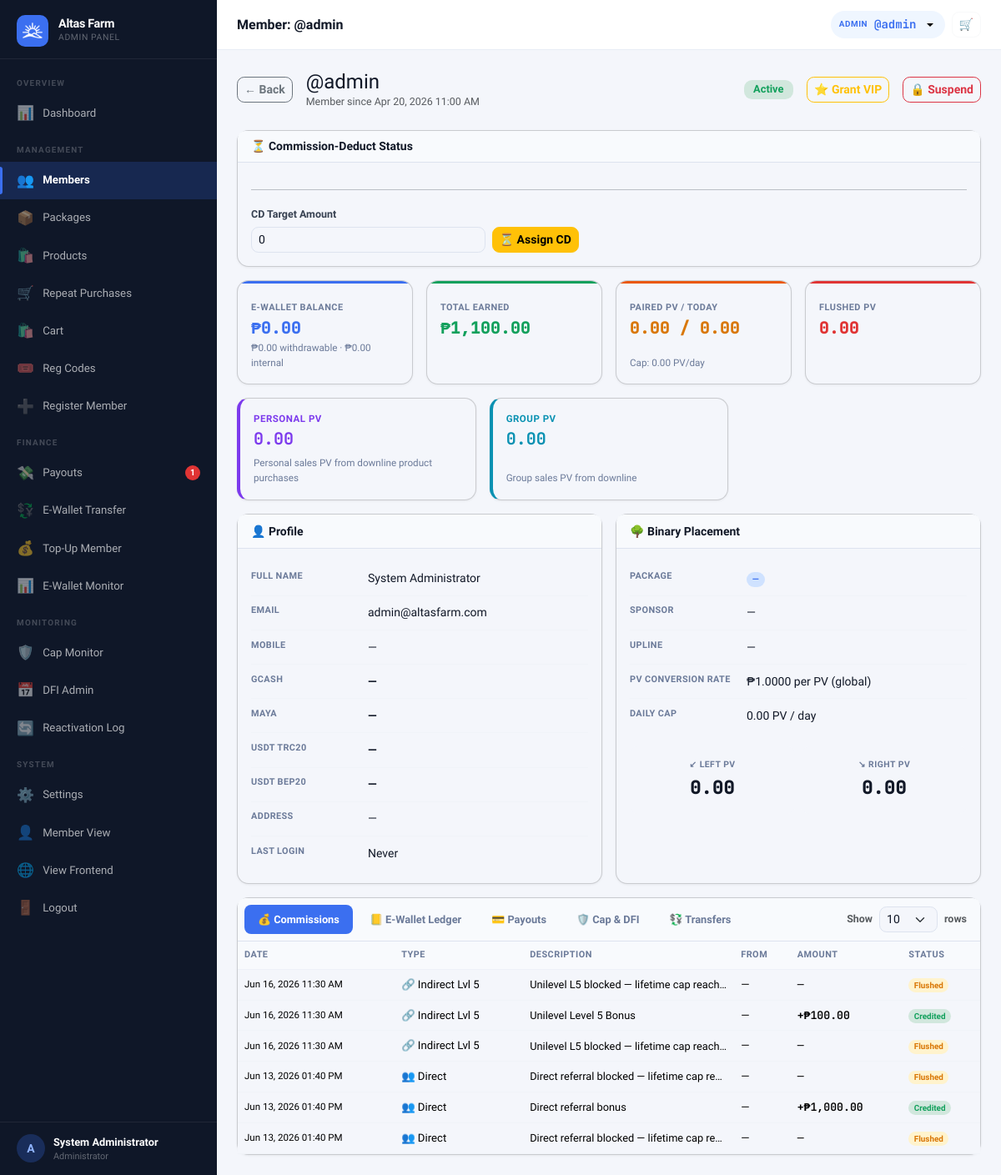
Page /?page=admin_user_view&id=1 (signed in) on the earlier database version.
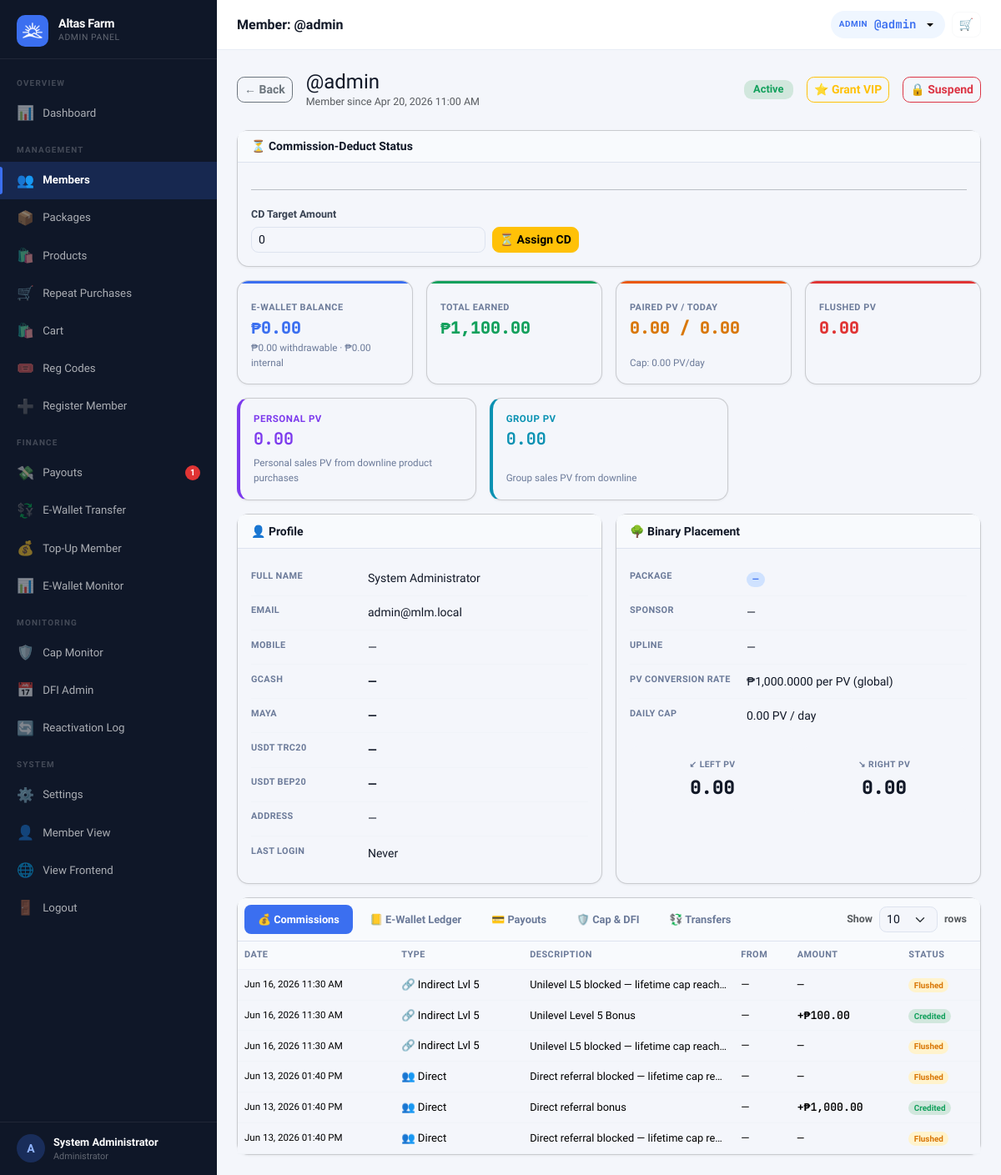
Same page on the later database version.
### tables this page shows
CREATE TABLE users (
  id                INT UNSIGNED AUTO_INCREMENT PRIMARY KEY,
  username          VARCHAR(40)  NOT NULL UNIQUE,
  password_hash     VARCHAR(255) NOT NULL,
  role              ENUM('member','admin') NOT NULL DEFAULT 'member',
  package_id        INT UNSIGNED NULL,
  reg_code_id           INT UNSIGNED NULL,
  reg_payment_method    ENUM('code','ewallet','pending') NOT NULL DEFAULT 'code',
  reg_paid_by           INT UNSIGNED NULL,

   
  sponsor_id        INT UNSIGNED NULL,
  binary_parent_id  INT UNSIGNED NULL,
  binary_position   ENUM('left','right') NULL,

   
  left_count        INT UNSIGNED NOT NULL DEFAULT 0,
  right_count       INT UNSIGNED NOT NULL DEFAULT 0,
  pairs_paid        INT UNSIGNED NOT NULL DEFAULT 0,
  pairs_flushed     INT UNSIGNED NOT NULL DEFAULT 0,
  pairs_paid_today  INT UNSIGNED NOT NULL DEFAULT 0,   

   
  left_pv           DECIMAL(14,2) NOT NULL DEFAULT 0.00 COMMENT 'Accumulated PV on left binary leg',
  right_pv          DECIMAL(14,2) NOT NULL DEFAULT 0.00 COMMENT 'Accumulated PV on right binary leg',
  paired_pv         DECIMAL(14,2) NOT NULL DEFAULT 0.00 COMMENT 'Total paired PV lifetime',
  paired_pv_today   DECIMAL(14,2) NOT NULL DEFAULT 0.00 COMMENT 'Paired PV today (reset by midnight cron)',
  flushed_pv        DECIMAL(14,2) NOT NULL DEFAULT 0.00 COMMENT 'PV flushed in binary pairing',
  personal_pv       DECIMAL(14,2) NOT NULL DEFAULT 0.00 COMMENT 'Personal sales PV from downline product purchases',
  group_pv          DECIMAL(14,2) NOT NULL DEFAULT 0.00 COMMENT 'Group sales PV from downline',

   
  lifetime_earned       DECIMAL(14,2) NOT NULL DEFAULT 0.00,
  cap_status            ENUM('active','capped','perminact') NOT NULL DEFAULT 'active',
  capping_bypass        TINYINT(1)   NOT NULL DEFAULT 0,
  daily_cap_bypass      TINYINT(1)   NOT NULL DEFAULT 0,
  capped_at             TIMESTAMP NULL,
  last_reactivation_at  TIMESTAMP NULL,
  dfi_days_used         INT UNSIGNED NOT NULL DEFAULT 0,
  dfi_active            TINYINT(1)   NOT NULL DEFAULT 1,
  cd_active             TINYINT(1)   NOT NULL DEFAULT 0,
  ewallet_sent_today      DECIMAL(12,2) NOT NULL DEFAULT 0.00,
  ewallet_sent_this_week  DECIMAL(12,2) NOT NULL DEFAULT 0.00,

   
  full_name         VARCHAR(120) NULL,
  email             VARCHAR(120) NULL,
  mobile            VARCHAR(20)  NULL,
  gcash_number       VARCHAR(20)  NULL,
  maya_number        VARCHAR(20)  NULL,
  usdt_trc20_address VARCHAR(100) NULL,
  usdt_bep20_address VARCHAR(100) NULL,
  address            TEXT         NULL,
  photo             VARCHAR(200) NULL,

  ewallet_balance       DECIMAL(14,2) NOT NULL DEFAULT 0.00,
  withdrawable_balance  DECIMAL(14,2) NOT NULL DEFAULT 0.00,
  status                ENUM('active','suspended','pending') NOT NULL DEFAULT 'active',
  joined_at         TIMESTAMP DEFAULT CURRENT_TIMESTAMP,
  last_login        TIMESTAMP NULL,

  FOREIGN KEY (sponsor_id)       REFERENCES users(id) ON DELETE SET NULL,
  FOREIGN KEY (binary_parent_id) REFERENCES users(id) ON DELETE SET NULL,
  FOREIGN KEY (package_id)       REFERENCES packages(id) ON DELETE SET NULL
);

### views/admin/user_view.php (the view, shortened to what the changed rows need)
<?php $pageTitle = 'Member: @' . $user['username']; ?>
<?php require 'views/partials/head.php'; ?>
<?php require 'views/partials/sidebar_admin.php'; ?>
<div class="main-content">
  <?php require 'views/partials/topbar.php'; ?>
  <div class="page-content">
    <div class="d-flex align-items-center gap-3 mb-4 flex-wrap">
      <a href="<?= APP_URL ?>/?page=admin_users" class="btn btn-outline-secondary btn-sm">← Back</a>
      <div class="flex-grow-1">
        <h4 class="mb-0 fw-800">@<?= e($user['username']) ?></h4>
        <p class="text-muted mb-0" style="font-size:.78rem;">Member since <?= fmt_datetime($user['joined_at']) ?></p>
      </div>
      <?php $b = $user['status'] === 'active' ? 'bg-success-subtle text-success' : 'bg-danger-subtle text-danger'; ?>
      <span class="badge <?= $b ?>" style="font-size:.8rem;padding:.4em .9em;"><?= ucfirst($user['status']) ?></span>
      <form method="POST" action="<?= APP_URL ?>/?page=admin_toggle_vip" class="m-0">
        <?php if ($user['capping_bypass']): ?>
          <button type="button" class="btn btn-sm btn-warning"
            onclick="showConfirm({title:'Remove VIP Privilege',message:'Remove VIP status from <strong>@<?= e($user['username']) ?></strong>? Capping will apply normally.',confirmText:'Remove VIP',confirmClass:'btn-warning',onConfirm:()=>this.closest('form').submit()})">
            🏆 VIP
          </button>
        <?php elseif ($user['cap_status'] === 'active'): ?>
          <button type="button" class="btn btn-sm btn-outline-warning"
            onclick="showConfirm({title:'Grant VIP Privilege',message:'Grant <strong>@<?= e($user['username']) ?></strong> unlimited lifetime earnings (bypass cap)?',confirmText:'Grant VIP',confirmClass:'btn-warning',onConfirm:()=>this.closest('form').submit()})">
          </button>
        <?php else: ?>
          <button type="button" class="btn btn-sm btn-outline-secondary" disabled title="Only active members can receive VIP">
            ⭐ Grant VIP
          </button>
        <?php endif; ?>
      </form>
      <form method="POST" action="<?= APP_URL ?>/?page=admin_toggle_user" class="m-0">
        <?php $isSuspend = $user['status'] === 'active'; ?>
        <button type="button" class="btn btn-sm <?= $isSuspend ? 'btn-outline-danger' : 'btn-outline-success' ?>"
          onclick="showConfirm({title:'<?= $isSuspend ? 'Suspend' : 'Activate' ?> Member',message:'<?= $isSuspend ? 'Suspend' : 'Activate' ?> <strong>@<?= e($user['username']) ?></strong>?',confirmText:'<?= $isSuspend ? 'Suspend' : 'Activate' ?>',confirmClass:'<?= $isSuspend ? 'btn-danger' : 'btn-success' ?>',onConfirm:()=>this.closest(\'form\').submit()})">
        </button>
      </form>
    </div>
      <?php foreach (
        [
          ['E-Wallet Balance', fmt_money($user['ewallet_balance']),              'primary', 'primary',
           fmt_money((float)($user['withdrawable_balance'] ?? 0)) . ' withdrawable · ' . fmt_money(max(0, (float)$user['ewallet_balance'] - (float)($user['withdrawable_balance'] ?? 0))) . ' internal'],
          ['Total Earned',     fmt_money($summary['total_earned']),              'success', 'success'],
          ...(setting('binary_enabled', '1') === '1' ? [
            ['Paired PV / Today', number_format($pairingStatus['paired_pv'], 2) . ' / ' . number_format($pairingStatus['paired_pv_today'], 2), 'orange', 'warning'],
            ['Flushed PV',    number_format($pairingStatus['flushed_pv'], 2),   'danger', 'danger'],
          ] : []),
        ] as $card
      ): ?>
        <?php [$label, $val, $accent, $color] = $card; $subText = $card[4] ?? null; ?>
        <div class="col-6 col-xl-3">
          <div class="card stat-card h-100">
            <div class="stat-accent stat-accent-<?= $accent ?>"></div>
            <div class="card-body pt-4 d-flex flex-column">
              <div>
                <div class="stat-label"><?= $label ?></div>
                <div class="stat-value text-<?= $color ?>" style="font-size:1.25rem;"><?= $val ?></div>
              </div>
              <div class="mt-auto">
                <?php if ($subText): ?><div class="stat-sub"><?= $subText ?></div><?php endif; ?>
                <?php if (setting('binary_enabled', '1') && str_starts_with($label, 'Paired PV')): ?><div class="stat-sub">Cap: <?= number_format($pairingStatus['daily_pair_pv_cap'], 2) ?> PV/day</div><?php endif; ?>
              </div>
            </div>
          </div>
        </div>
      <?php endforeach; ?>
    <div class="row g-3 mb-3">
      <div class="col-12 col-md-6">
        <div class="card h-100">
          <div class="card-body">
            <table class="info-table">
              <tr>
                <td>Full Name</td>
                <td><?= e($user['full_name'] ?? '—') ?></td>
              </tr>
              <tr>
                <td>Email</td>
                <td><?= e($user['email'] ?? '—') ?></td>
              </tr>
              <tr>
                <td>Mobile</td>
                <td><?= e($user['mobile'] ?? '—') ?></td>
              </tr>
              <tr>
                <td><strong><?= e($user['gcash_number'] ?? '—') ?></strong></td>
              </tr>
              <tr>
                <td><strong><?= e($user['maya_number'] ?? '—') ?></strong></td>
              </tr>
              <tr>
                <td><strong><?= e($user['usdt_trc20_address'] ?? '—') ?></strong></td>
              </tr>
              <tr>
                <td><strong><?= e($user['usdt_bep20_address'] ?? '—') ?></strong></td>
              </tr>
              <tr>
                <td>Address</td>
                <td><?= e($user['address'] ?? '—') ?></td>
              </tr>
            </table>
          </div>
        </div>
      </div>
      <div class="col-12 col-md-6">
        <div class="card h-100">
          <div class="card-body">
            <table class="info-table">
              <?php if (setting('binary_enabled', '1') === '1'): ?>
              <tr>
                <td>Upline</td>
                <td><?= ($user['binary_parent_username'] ?? null) ? '@' . e($user['binary_parent_username']) . ' (' . $user['binary_position'] . ')' : '—' ?></td>
              </tr>
              <tr>
                <td>PV Conversion Rate</td>
                <td>₱<?= number_format((float)setting('pv_per_peso_rate', '1.0000'), 4) ?> per PV (global)</td>
              </tr>
              <?php endif; ?>
            </table>
            <div class="row g-2 mt-2">
              <div class="col-6">
                <div class="leg-box text-center">
                  <div class="leg-label">↙ Left PV</div>
                  <div class="leg-count"><?= number_format((float)$user['left_pv'], 2) ?></div>
                </div>
              </div>
              <div class="col-6">
                <div class="leg-box text-center">
                  <div class="leg-label">↘ Right PV</div>
                  <div class="leg-count"><?= number_format((float)$user['right_pv'], 2) ?></div>
                </div>
              </div>
            </div>
          </div>
        </div>
      </div>
    </div>
    <?php $tab = $_GET['tab'] ?? 'commissions'; ?>
    <div class="card">
      <?php if ($tab === 'commissions'): ?>
        <div class="table-responsive">
          <table class="table table-hover mb-0">
            <thead>
              <tr>
                <th>Date</th>
                <th>Type</th>
                <th>Description</th>
                <th>From</th>
                <th>Amount</th>
                <th>Status</th>
              </tr>
            </thead>
          </table>
        </div>
      <?php endif; ?>
    </div>
  </div>
</div>
<?php require 'views/partials/footer.php'; ?>

### views/partials/sidebar_admin.php (shortened to what the changed rows need)
<?php
$cp = current_page();
$user = Auth::user();
$initial = strtoupper(substr($user['username'] ?? 'A', 0, 1));
$pendingPayouts = (int)db()->query("SELECT COUNT(*) FROM payout_requests WHERE status='pending'")->fetchColumn();
$pendingMembers = (int)db()->query("SELECT COUNT(*) FROM users WHERE role='member' AND status='pending'")->fetchColumn();
function renderAdminNav($cp, $user, $initial, $pendingPayouts, $pendingMembers)
{ ?>
      <div class="brand-name"><?= e(setting('site_name', APP_NAME)) ?></div>
    <?php if (setting('dfi_enabled', '1') === '1'): ?>
    <a href="<?= APP_URL ?>/?page=admin_dfi" class="nav-item-link <?= $cp === 'admin_dfi' ? 'active' : '' ?>">
      <span class="nav-icon">📅</span> DFI Admin
    </a>
    <?php endif; ?>
  <div class="sidebar-footer">
    <div class="sidebar-user">
      <div class="user-avatar" style="background:rgba(59,111,240,.25);color:#8fb4ff;">
        <?= $initial ?>
      </div>
      <div class="user-info">
        <div class="user-name"><?= e($user['full_name'] ?: $user['username']) ?></div>
        <div class="user-role">Administrator</div>
      </div>
    </div>
  </div>
<?php } ?>
<div class="sidebar d-none d-lg-flex flex-column">
  <?php renderAdminNav($cp, $user, $initial, $pendingPayouts, $pendingMembers); ?>
</div>

### views/partials/topbar.php (shortened to what the changed rows need)
<?php
if (isset($_GET['page']) && $_GET['page'] === 'admin_user_view' && !empty($_GET['id']) && Auth::isAdmin()) {
  $user = getUserById((int)$_GET['id']);
} else {
  $user = Auth::user();
}
?>
<div class="topbar-wrapper no-print">
  <div class="topbar-title"><?= e($pageTitle ?? 'Dashboard') ?></div>
  <div class="d-flex align-items-center gap-2">
    <div class="dropdown">
      <button class="topbar-balance border-0 dropdown-toggle" type="button"
        data-bs-toggle="dropdown" aria-expanded="false"
        title="<?= e($user['username'] ?? '') ?>" style="cursor:pointer;">
        <span class="bal-label"><?= Auth::isAdmin() ? 'Admin' : 'User' ?></span>
        <span class="bal-amount">@<?= e($user['username'] ?? '') ?></span>
      </button>
    </div>
    <button class="btn btn-sm btn-outline-light position-relative" type="button" data-bs-toggle="offcanvas" data-bs-target="#cartOffcanvas" title="View cart">
    </button>
  </div>
</div>

Differences in the rows shown:
changed users "admin": email "admin@altasfarm.com" → "admin@mlm.local"
Other differences:
setting('pv_per_peso_rate', '1.0000'): "1.0000" → "1,000.0000"
